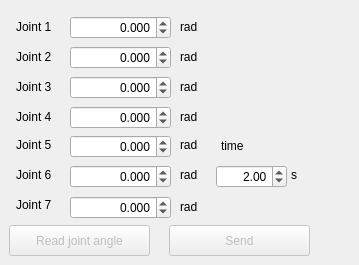
    <widget class="QWidget" name="tab_js">
     <attribute name="title">
      <string>Joint space</string>
     </attribute>
     <widget class="QPushButton" name="btn_read_joint_angle">
      <property name="enabled">
       <bool>false</bool>
      </property>
      <property name="geometry">
       <rect>
        <x>9</x>
        <y>225</y>
        <width>141</width>
        <height>31</height>
       </rect>
      </property>
      <property name="text">
       <string>Read joint angle</string>
      </property>
     </widget>
     <widget class="QPushButton" name="btn_send_joint_angle">
      <property name="enabled">
       <bool>false</bool>
      </property>
      <property name="geometry">
       <rect>
        <x>169</x>
        <y>225</y>
        <width>141</width>
        <height>31</height>
       </rect>
      </property>
      <property name="text">
       <string>Send</string>
      </property>
     </widget>
     <widget class="QLabel" name="label_19">
      <property name="geometry">
       <rect>
        <x>16</x>
        <y>80</y>
        <width>59</width>
        <height>14</height>
       </rect>
      </property>
      <property name="text">
       <string>Joint 3</string>
      </property>
     </widget>
     <widget class="QLabel" name="label_20">
      <property name="geometry">
       <rect>
        <x>16</x>
        <y>110</y>
        <width>59</width>
        <height>14</height>
       </rect>
      </property>
      <property name="text">
       <string>Joint 4</string>
      </property>
     </widget>
     <widget class="QLabel" name="label_21">
      <property name="geometry">
       <rect>
        <x>180</x>
        <y>80</y>
        <width>59</width>
        <height>14</height>
       </rect>
      </property>
      <property name="text">
       <string>rad</string>
      </property>
     </widget>
     <widget class="QLabel" name="label_91">
      <property name="geometry">
       <rect>
        <x>180</x>
        <y>200</y>
        <width>59</width>
        <height>14</height>
       </rect>
      </property>
      <property name="text">
       <string>rad</string>
      </property>
     </widget>
     <widget class="QLabel" name="label_22">
      <property name="geometry">
       <rect>
        <x>180</x>
        <y>110</y>
        <width>59</width>
        <height>14</height>
       </rect>
      </property>
      <property name="text">
       <string>rad</string>
      </property>
     </widget>
     <widget class="QLabel" name="label_23">
      <property name="geometry">
       <rect>
        <x>180</x>
        <y>50</y>
        <width>59</width>
        <height>14</height>
       </rect>
      </property>
      <property name="text">
       <string>rad</string>
      </property>
     </widget>
     <widget class="QLabel" name="label_24">
      <property name="geometry">
       <rect>
        <x>16</x>
        <y>50</y>
        <width>59</width>
        <height>14</height>
       </rect>
      </property>
      <property name="text">
       <string>Joint 2</string>
      </property>
     </widget>
     <widget class="QLabel" name="label_25">
      <property name="geometry">
       <rect>
        <x>180</x>
        <y>20</y>
        <width>59</width>
        <height>14</height>
       </rect>
      </property>
      <property name="text">
       <string>rad</string>
      </property>
     </widget>
     <widget class="QLabel" name="label_26">
      <property name="geometry">
       <rect>
        <x>16</x>
        <y>20</y>
        <width>59</width>
        <height>14</height>
       </rect>
      </property>
      <property name="text">
       <string>Joint 1</string>
      </property>
     </widget>
     <widget class="QDoubleSpinBox" name="doubleSpinBox_j1">
      <property name="geometry">
       <rect>
        <x>70</x>
        <y>16</y>
        <width>101</width>
        <height>23</height>
       </rect>
      </property>
      <property name="alignment">
       <set>Qt::AlignRight|Qt::AlignTrailing|Qt::AlignVCenter</set>
      </property>
      <property name="decimals">
       <number>3</number>
      </property>
      <property name="minimum">
       <double>-3.140000000000000</double>
      </property>
      <property name="maximum">
       <double>3.140000000000000</double>
      </property>
      <property name="singleStep">
       <double>0.050000000000000</double>
      </property>
     </widget>
     <widget class="QDoubleSpinBox" name="doubleSpinBox_j2">
      <property name="geometry">
       <rect>
        <x>70</x>
        <y>46</y>
        <width>101</width>
        <height>23</height>
       </rect>
      </property>
      <property name="alignment">
       <set>Qt::AlignRight|Qt::AlignTrailing|Qt::AlignVCenter</set>
      </property>
      <property name="decimals">
       <number>3</number>
      </property>
      <property name="minimum">
       <double>-3.140000000000000</double>
      </property>
      <property name="maximum">
       <double>3.140000000000000</double>
      </property>
      <property name="singleStep">
       <double>0.050000000000000</double>
      </property>
     </widget>
     <widget class="QDoubleSpinBox" name="doubleSpinBox_j3">
      <property name="geometry">
       <rect>
        <x>70</x>
        <y>76</y>
        <width>101</width>
        <height>23</height>
       </rect>
      </property>
      <property name="alignment">
       <set>Qt::AlignRight|Qt::AlignTrailing|Qt::AlignVCenter</set>
      </property>
      <property name="decimals">
       <number>3</number>
      </property>
      <property name="minimum">
       <double>-3.140000000000000</double>
      </property>
      <property name="maximum">
       <double>3.140000000000000</double>
      </property>
      <property name="singleStep">
       <double>0.050000000000000</double>
      </property>
     </widget>
     <widget class="QDoubleSpinBox" name="doubleSpinBox_j4">
      <property name="geometry">
       <rect>
        <x>70</x>
        <y>106</y>
        <width>101</width>
        <height>23</height>
       </rect>
      </property>
      <property name="alignment">
       <set>Qt::AlignRight|Qt::AlignTrailing|Qt::AlignVCenter</set>
      </property>
      <property name="decimals">
       <number>3</number>
      </property>
      <property name="minimum">
       <double>-3.140000000000000</double>
      </property>
      <property name="maximum">
       <double>3.140000000000000</double>
      </property>
      <property name="singleStep">
       <double>0.050000000000000</double>
      </property>
     </widget>
     <widget class="QLabel" name="label_33">
      <property name="geometry">
       <rect>
        <x>221</x>
        <y>139</y>
        <width>59</width>
        <height>14</height>
       </rect>
      </property>
      <property name="text">
       <string>time</string>
      </property>
     </widget>
     <widget class="QDoubleSpinBox" name="doubleSpinBox_time_js">
      <property name="geometry">
       <rect>
        <x>216</x>
        <y>165</y>
        <width>71</width>
        <height>23</height>
       </rect>
      </property>
      <property name="alignment">
       <set>Qt::AlignRight|Qt::AlignTrailing|Qt::AlignVCenter</set>
      </property>
      <property name="minimum">
       <double>-3.140000000000000</double>
      </property>
      <property name="maximum">
       <double>10.000000000000000</double>
      </property>
      <property name="singleStep">
       <double>0.500000000000000</double>
      </property>
      <property name="value">
       <double>2.000000000000000</double>
      </property>
     </widget>
     <widget class="QLabel" name="label_34">
      <property name="geometry">
       <rect>
        <x>291</x>
        <y>168</y>
        <width>59</width>
        <height>14</height>
       </rect>
      </property>
      <property name="text">
       <string>s</string>
      </property>
     </widget>
     <widget class="QLabel" name="label_47">
      <property name="geometry">
       <rect>
        <x>180</x>
        <y>168</y>
        <width>59</width>
        <height>14</height>
       </rect>
      </property>
      <property name="text">
       <string>rad</string>
      </property>
     </widget>
     <widget class="QLabel" name="label_49">
      <property name="geometry">
       <rect>
        <x>16</x>
        <y>138</y>
        <width>59</width>
        <height>14</height>
       </rect>
      </property>
      <property name="text">
       <string>Joint 5</string>
      </property>
     </widget>
     <widget class="QLabel" name="label_50">
      <property name="geometry">
       <rect>
        <x>180</x>
        <y>138</y>
        <width>59</width>
        <height>14</height>
       </rect>
      </property>
      <property name="text">
       <string>rad</string>
      </property>
     </widget>
     <widget class="QLabel" name="label_51">
      <property name="geometry">
       <rect>
        <x>16</x>
        <y>168</y>
        <width>59</width>
        <height>14</height>
       </rect>
      </property>
      <property name="text">
       <string>Joint 6</string>
      </property>
     </widget>
     <widget class="QLabel" name="label_88">
      <property name="geometry">
       <rect>
        <x>16</x>
        <y>198</y>
        <width>59</width>
        <height>14</height>
       </rect>
      </property>
      <property name="text">
       <string>Joint 7</string>
      </property>
     </widget>
     <widget class="QDoubleSpinBox" name="doubleSpinBox_j5">
      <property name="geometry">
       <rect>
        <x>70</x>
        <y>135</y>
        <width>101</width>
        <height>23</height>
       </rect>
      </property>
      <property name="alignment">
       <set>Qt::AlignRight|Qt::AlignTrailing|Qt::AlignVCenter</set>
      </property>
      <property name="decimals">
       <number>3</number>
      </property>
      <property name="minimum">
       <double>-3.140000000000000</double>
      </property>
      <property name="maximum">
       <double>3.140000000000000</double>
      </property>
      <property name="singleStep">
       <double>0.050000000000000</double>
      </property>
     </widget>
     <widget class="QDoubleSpinBox" name="doubleSpinBox_j6">
      <property name="geometry">
       <rect>
        <x>70</x>
        <y>165</y>
        <width>101</width>
        <height>23</height>
       </rect>
      </property>
      <property name="alignment">
       <set>Qt::AlignRight|Qt::AlignTrailing|Qt::AlignVCenter</set>
      </property>
      <property name="decimals">
       <number>3</number>
      </property>
      <property name="minimum">
       <double>-3.140000000000000</double>
      </property>
      <property name="maximum">
       <double>3.140000000000000</double>
      </property>
      <property name="singleStep">
       <double>0.050000000000000</double>
      </property>
     </widget>
     <widget class="QDoubleSpinBox" name="doubleSpinBox_j7">
      <property name="geometry">
       <rect>
        <x>70</x>
        <y>196</y>
        <width>101</width>
        <height>23</height>
       </rect>
      </property>
      <property name="alignment">
       <set>Qt::AlignRight|Qt::AlignTrailing|Qt::AlignVCenter</set>
      </property>
      <property name="decimals">
       <number>3</number>
      </property>
      <property name="minimum">
       <double>-3.140000000000000</double>
      </property>
      <property name="maximum">
       <double>3.140000000000000</double>
      </property>
      <property name="singleStep">
       <double>0.050000000000000</double>
      </property>
     </widget>
    </widget>
